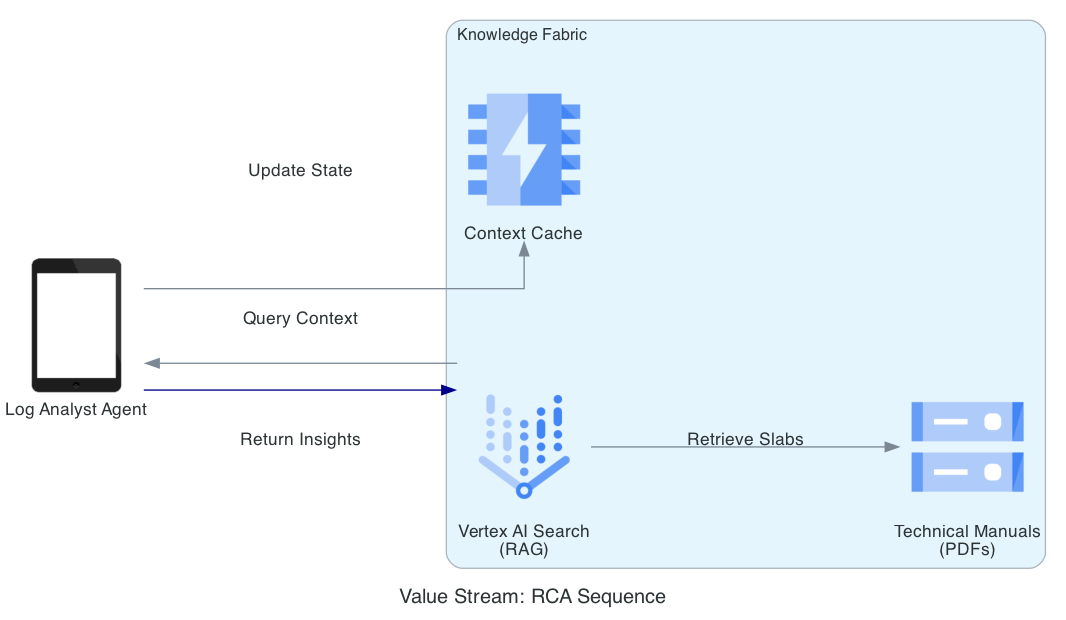

Write Python code to recreate this figure.
from diagrams import Diagram, Cluster, Edge
from diagrams.gcp.ml import VertexAI
from diagrams.gcp.storage import GCS
from diagrams.generic.device import Tablet
from diagrams.gcp.database import Memorystore

graph_attr = {
    "pad": "0.1",
    "nodesep": "1.0",
    "ranksep": "2.0",
    "bgcolor": "transparent"
}

with Diagram(
    "Value Stream: RCA Sequence", 
    show=False, 
    filename="asset_rca_sequence", 
    direction="LR", 
    graph_attr=graph_attr
):
    analyst = Tablet("Log Analyst Agent")
    
    with Cluster("Knowledge Fabric"):
        search = VertexAI("Vertex AI Search\n(RAG)")
        manuals = GCS("Technical Manuals\n(PDFs)")
        cache = Memorystore("Context Cache")

    analyst >> Edge(label="Query Context", color="darkblue") >> search
    search >> Edge(label="Retrieve Slabs") >> manuals
    search >> Edge(label="Return Insights") >> analyst
    analyst >> Edge(label="Update State") >> cache
